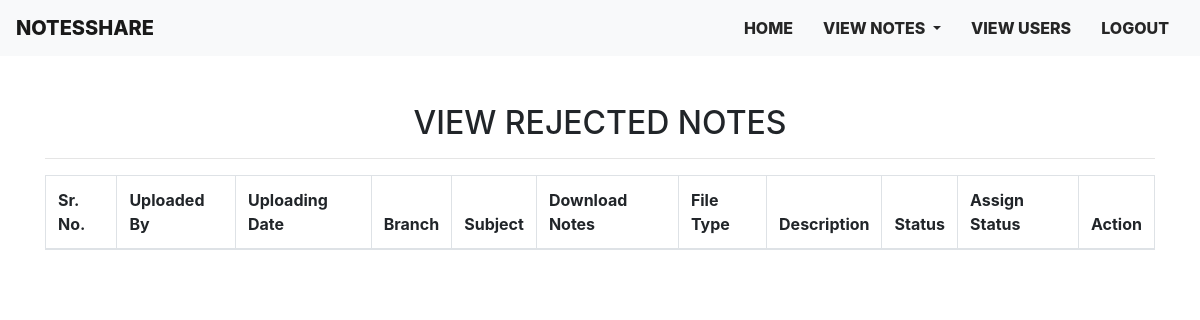
/rejected_notes (signed in), run on an earlier commit of the app's database.
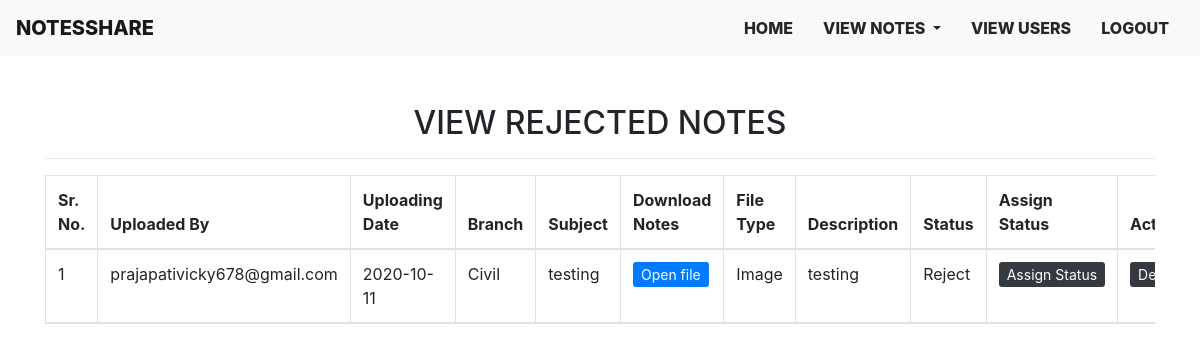
And on a later commit of the database.
### notes/models.py (models this page shows, shortened)
class Notes(models.Model):
    user = models.ForeignKey(User,on_delete=models.CASCADE)
    uploadingdate = models.CharField(max_length=30)
    branch = models.CharField(max_length=30)
    subject = models.CharField(max_length=30)
    notesfile = models.FileField(null=True)
    filetype = models.CharField(max_length=30)
    description = models.CharField(max_length=200,null=True)
    status = models.CharField(max_length=15)

### notes/views.py (the view)
# urls.py: path('rejected_notes',views.rejected_notes,name='rejected_notes'),
def rejected_notes(request):
    if not request.user.is_authenticated:
        return redirect('login_admin')
    notes = Notes.objects.filter(status="Reject")
    d = {'notes':notes}
    return render(request,'rejected_notes.html',d)

### templates/rejected_notes.html (shortened to what this page needs)
{% extends 'admin_nav.html' %}
{% block body %}
<div class="container mt-5">
    <h2 class="text-center">VIEW REJECTED NOTES</h2>
   <hr>
<div class="table-responsive">
   <table  id="example" class="table table-striped table-bordered">
    <thead>
        <tr>
            <th>Sr. No.</th>
            <th>Uploaded By</th>
            <th>Uploading Date</th>
            <th>Branch</th>
            <th>Subject</th>
            <th>Download Notes</th>
            <th>File Type</th>
            <th>Description</th>
            <th>Status</th>
            <th>Assign Status</th>
            <th>Action</th>
        </tr>
        {% for i in notes %}
       <tr>
           <td>{{forloop.counter}}</td>
           <td>{{i.user.username}}</td>
           <td>{{i.uploadingdate}}</td>
           <td>{{i.branch}}</td>
           <td>{{i.subject}}</td>
           <td><a href="{{i.notesfile.url}}" class="btn-sm btn-primary" target="_blank" style="text-decoration: none;"> Open file </a></td>
           <td>{{i.filetype}}</td>
           <td>{{i.description}}</td>
           <td>{{i.status}}</td>
           <td><a href="{% url 'assign_status' i.id %}" class="btn-sm btn-dark" style="text-decoration: none;" >Assign&nbsp;Status</a></td>
           <td><a href="{% url 'delete_notes' i.id %}" class="btn-sm btn-dark" style="text-decoration: none;" onclick="return confirm('Are you sure?')">Delete</a></td>
       </tr>
       {% endfor %}
    </thead>
   </table>
</div>
</div>
{% endblock body %}

What changed in the data, as far as the page shows it:
now on this page (row edited): Notes: user.username "prajapativicky678@gmail.com", uploadingdate "2020-10-11", branch "Civil", subject "testing", filetype "Image", description "testing", status "Reject"
